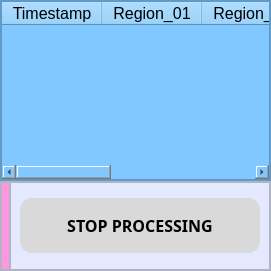
                    <widget class="QWidget" name="start_detection">
                     <layout class="QVBoxLayout" name="verticalLayout_7">
                      <property name="spacing">
                       <number>0</number>
                      </property>
                      <property name="leftMargin">
                       <number>0</number>
                      </property>
                      <property name="topMargin">
                       <number>0</number>
                      </property>
                      <property name="rightMargin">
                       <number>0</number>
                      </property>
                      <property name="bottomMargin">
                       <number>0</number>
                      </property>
                      <item>
                       <widget class="QFrame" name="frame_6">
                        <property name="sizePolicy">
                         <sizepolicy hsizetype="Preferred" vsizetype="Preferred">
                          <horstretch>0</horstretch>
                          <verstretch>2</verstretch>
                         </sizepolicy>
                        </property>
                        <property name="styleSheet">
                         <string notr="true">background-color: rgb(128, 200, 255);</string>
                        </property>
                        <property name="frameShape">
                         <enum>QFrame::StyledPanel</enum>
                        </property>
                        <property name="frameShadow">
                         <enum>QFrame::Raised</enum>
                        </property>
                        <layout class="QHBoxLayout" name="horizontalLayout_19">
                         <property name="spacing">
                          <number>0</number>
                         </property>
                         <property name="leftMargin">
                          <number>0</number>
                         </property>
                         <property name="topMargin">
                          <number>0</number>
                         </property>
                         <property name="rightMargin">
                          <number>0</number>
                         </property>
                         <property name="bottomMargin">
                          <number>0</number>
                         </property>
                         <item>
                          <widget class="QTableWidget" name="tableWidget">
                           <column>
                            <property name="text">
                             <string>Timestamp</string>
                            </property>
                            <property name="font">
                             <font>
                              <pointsize>12</pointsize>
                             </font>
                            </property>
                           </column>
                           <column>
                            <property name="text">
                             <string>Region_01</string>
                            </property>
                            <property name="font">
                             <font>
                              <pointsize>12</pointsize>
                             </font>
                            </property>
                           </column>
                           <column>
                            <property name="text">
                             <string>Region_02</string>
                            </property>
                            <property name="font">
                             <font>
                              <pointsize>12</pointsize>
                             </font>
                            </property>
                           </column>
                           <column>
                            <property name="text">
                             <string>Region_03</string>
                            </property>
                            <property name="font">
                             <font>
                              <pointsize>12</pointsize>
                             </font>
                            </property>
                           </column>
                           <column>
                            <property name="text">
                             <string>Region_04</string>
                            </property>
                            <property name="font">
                             <font>
                              <pointsize>12</pointsize>
                             </font>
                            </property>
                           </column>
                          </widget>
                         </item>
                        </layout>
                       </widget>
                      </item>
                      <item>
                       <widget class="QFrame" name="frame_7">
                        <property name="sizePolicy">
                         <sizepolicy hsizetype="Preferred" vsizetype="Preferred">
                          <horstretch>0</horstretch>
                          <verstretch>1</verstretch>
                         </sizepolicy>
                        </property>
                        <property name="styleSheet">
                         <string notr="true">background-color: rgb(229, 233, 255);</string>
                        </property>
                        <property name="frameShape">
                         <enum>QFrame::StyledPanel</enum>
                        </property>
                        <property name="frameShadow">
                         <enum>QFrame::Raised</enum>
                        </property>
                        <layout class="QHBoxLayout" name="horizontalLayout_20">
                         <property name="spacing">
                          <number>0</number>
                         </property>
                         <property name="leftMargin">
                          <number>0</number>
                         </property>
                         <property name="topMargin">
                          <number>0</number>
                         </property>
                         <property name="rightMargin">
                          <number>0</number>
                         </property>
                         <property name="bottomMargin">
                          <number>0</number>
                         </property>
                         <item>
                          <widget class="QFrame" name="frame_8">
                           <property name="sizePolicy">
                            <sizepolicy hsizetype="Preferred" vsizetype="Preferred">
                             <horstretch>2</horstretch>
                             <verstretch>0</verstretch>
                            </sizepolicy>
                           </property>
                           <property name="frameShape">
                            <enum>QFrame::StyledPanel</enum>
                           </property>
                           <property name="frameShadow">
                            <enum>QFrame::Raised</enum>
                           </property>
                           <layout class="QVBoxLayout" name="verticalLayout_8">
                            <property name="spacing">
                             <number>0</number>
                            </property>
                            <property name="leftMargin">
                             <number>0</number>
                            </property>
                            <property name="topMargin">
                             <number>0</number>
                            </property>
                            <property name="rightMargin">
                             <number>0</number>
                            </property>
                            <property name="bottomMargin">
                             <number>0</number>
                            </property>
                            <item>
                             <widget class="QLabel" name="label_14">
                              <property name="styleSheet">
                               <string notr="true">background-color: rgb(255, 151, 222);</string>
                              </property>
                              <property name="text">
                               <string/>
                              </property>
                              <property name="alignment">
                               <set>Qt::AlignCenter</set>
                              </property>
                             </widget>
                            </item>
                           </layout>
                          </widget>
                         </item>
                         <item>
                          <widget class="QFrame" name="frame_9">
                           <property name="sizePolicy">
                            <sizepolicy hsizetype="Preferred" vsizetype="Preferred">
                             <horstretch>1</horstretch>
                             <verstretch>0</verstretch>
                            </sizepolicy>
                           </property>
                           <property name="frameShape">
                            <enum>QFrame::StyledPanel</enum>
                           </property>
                           <property name="frameShadow">
                            <enum>QFrame::Raised</enum>
                           </property>
                           <layout class="QVBoxLayout" name="verticalLayout_9">
                            <item>
                             <widget class="QPushButton" name="pushButton_5">
                              <property name="minimumSize">
                               <size>
                                <width>240</width>
                                <height>0</height>
                               </size>
                              </property>
                              <property name="font">
                               <font>
                                <family>Segoe UI Semibold</family>
                                <pointsize>12</pointsize>
                                <weight>75</weight>
                                <bold>true</bold>
                               </font>
                              </property>
                              <property name="cursor">
                               <cursorShape>PointingHandCursor</cursorShape>
                              </property>
                              <property name="styleSheet">
                               <string notr="true">* {
	background-color: rgb(217, 217, 217);
	padding: 16px;
	padding-left: 24px;
	padding-right: 24px;
	border-radius: 12px;
}


QPushButton:hover {
	background-color: #BBBBBB;
	border: 1px solid black;
	transition: 1s ease-in-out;
}</string>
                              </property>
                              <property name="text">
                               <string>STOP PROCESSING</string>
                              </property>
                             </widget>
                            </item>
                           </layout>
                          </widget>
                         </item>
                        </layout>
                       </widget>
                      </item>
                     </layout>
                    </widget>
